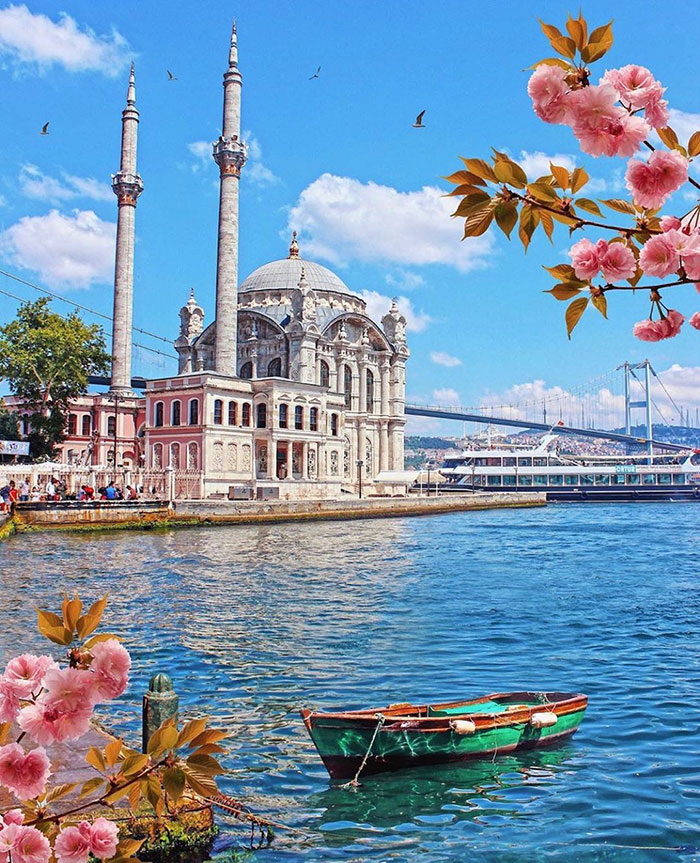
#> input picture resim.jpg, 700 x 863 px
$ python 2b_geometrik_donusum.py
#> lines starting #> are read from the running program, lines starting #| are printed output that depends on the picture
import numpy as np
from PIL import Image
resim=np.array(Image.open("resim.jpg")).astype(np.uint8)
#> resim is the input picture: shape (863, 700, 3); mean R, G, B 118.6, 147.4, 173.8
griResim=np.around(0.299*resim[:,:,0]+
                   0.587*resim[:,:,1]+
                   0.114*resim[:,:,2]).astype(np.uint8)
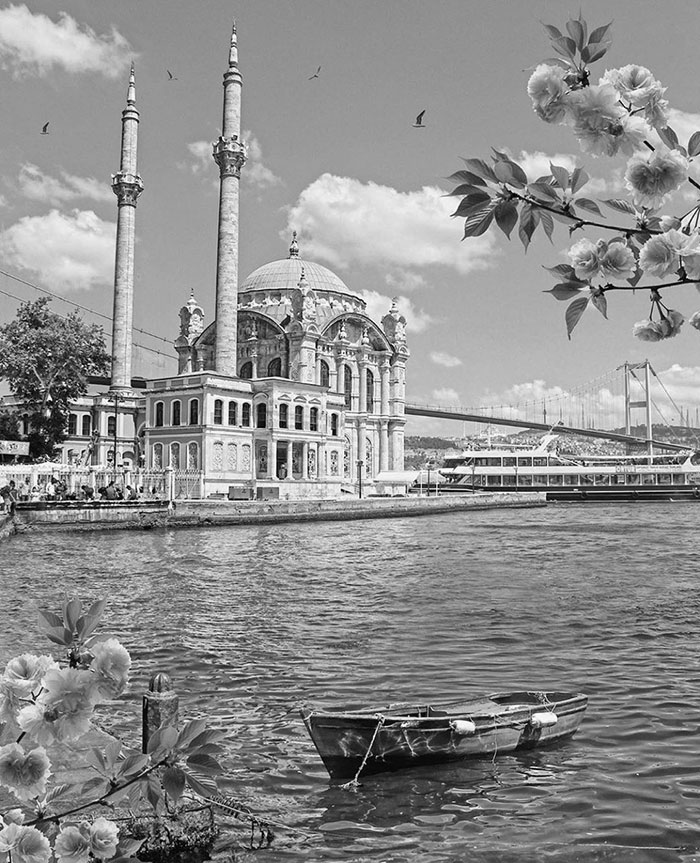
#> griResim: shape (863, 700); min 0, max 255, mean 141.8
height,width=griResim.shape
#> height = 863; width = 700
def translationIslemi(tx,ty):
#> called with tx = 50, ty = 20
    translation = np.array([[1, 0, tx], [0, 1, ty], [0, 0, 1]])
    yeniResim = np.zeros((height, width))
    for i in range(1, height-1):
        for j in range(1, width-1):
            coordinate = np.array([i, j, 1])
            a,b,c = translation.dot(coordinate);
            deger=griResim[i,j]
            if(a>0 and b>0 and a<height and b<width):
                yeniResim[a,b]=deger
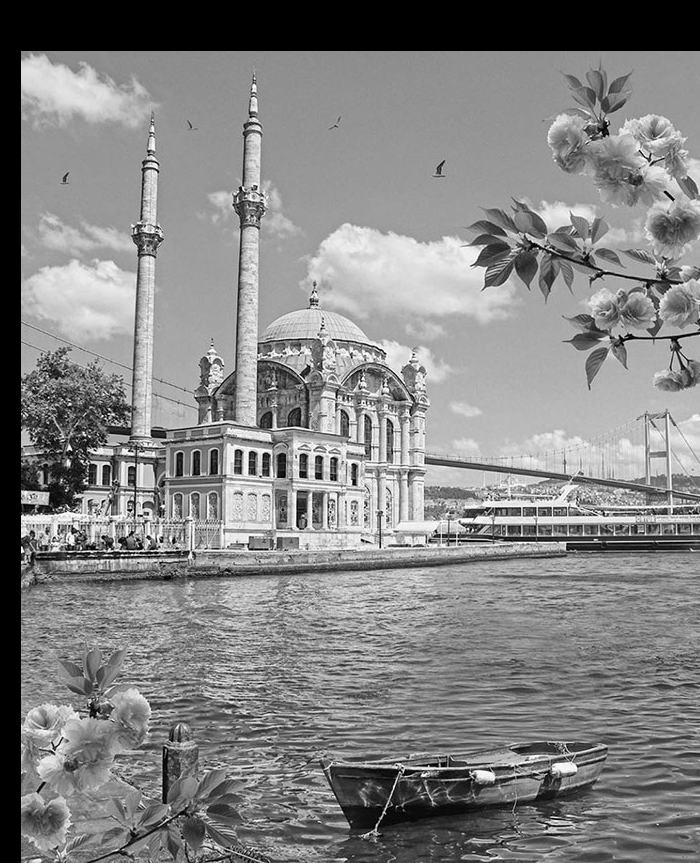
#> yeniResim: shape (863, 700) float64; min 0, max 255, mean 131.3
    return yeniResim
def scalingIslemi(sx,sy):
#> called with sx = 2, sy = 1
    scaling=np.array([[sx,0,0],[0,sy,0],[0,0,1]])
    yeniResim = np.zeros((height, width))
    for i in range(1, height-1):
        for j in range(1, width-1):
            coordinate = np.array([i, j, 1])
            a,b,c = scaling.dot(coordinate);
            deger=griResim[i,j]
            if(a>0 and b>0 and a<height and b<width):
                yeniResim[a,b]=deger
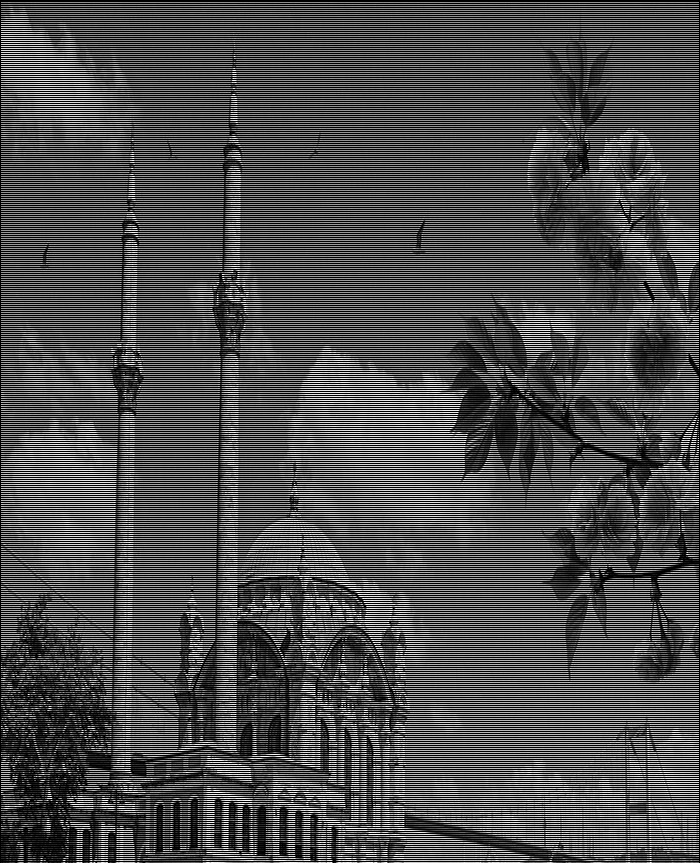
#> yeniResim: shape (863, 700) float64; min 0, max 255, mean 78.3
    return yeniResim
def rotationIslemi(q):
#> called with q = -90
    rotation=np.array([[np.cos(q),-np.sin(q),0],[np.sin(q),np.cos(q),0],[0,0,1]])
    yeniResim = np.zeros((height, width))
    for i in range(1, height-1):
        for j in range(1, width-1):
            coordinate = np.array([i, j, 1])
            a,b,c = rotation.dot(coordinate);
            deger=griResim[i,j]
            if (a > 0 and b > 0 and a < height and b < width):
                yeniResim[a, b] = deger
#> yeniResim: shape (863, 700) float64; every value is 0
    return yeniResim
translationSonuc=translationIslemi(50,20)
scalingSonuc=scalingIslemi(2,1)
rotationSonuc=rotationIslemi(-90)
Image.fromarray(translationSonuc).show()
Image.fromarray(scalingSonuc).show()
Image.fromarray(rotationSonuc).show()
